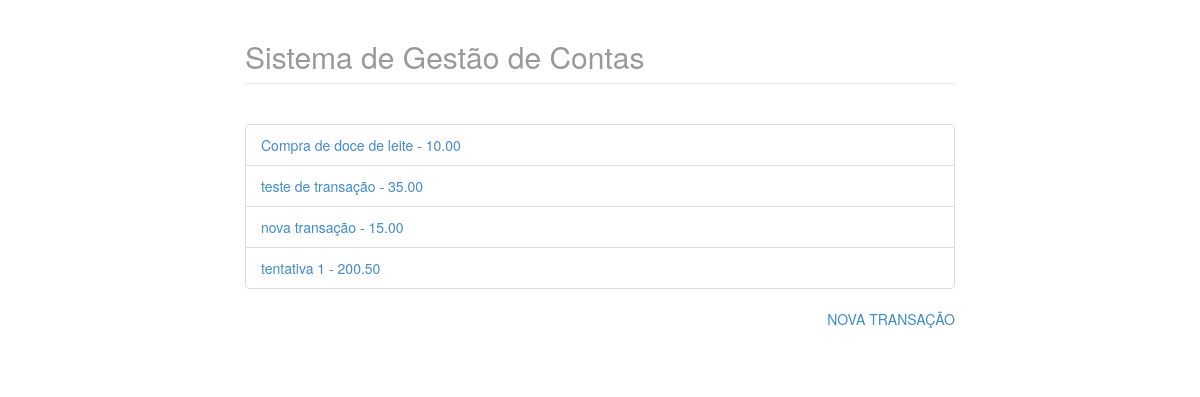
Before: / with the older database file.
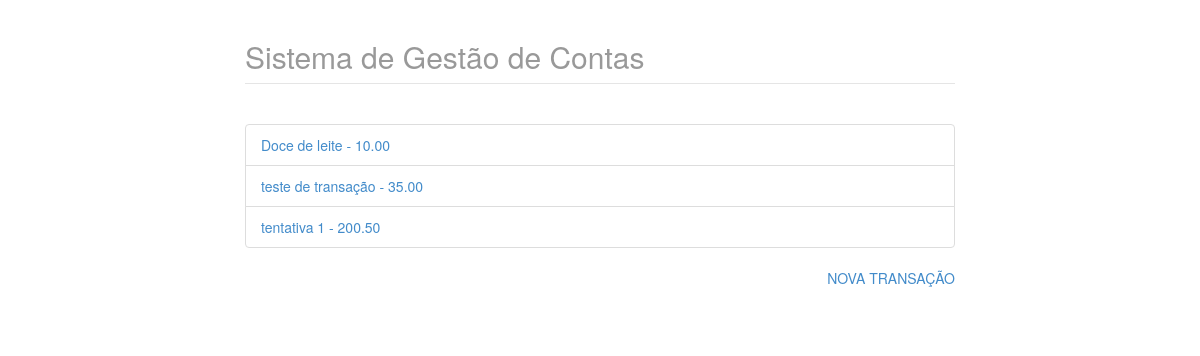
After: the same page with the newer database file.
### contas/models.py (models this page shows, shortened)
class Transacaoes(models.Model):
    data = models.DateTimeField()
    descricao = models.CharField(max_length=250)
    valor = models.DecimalField(max_digits=7, decimal_places=2)
    categoria = models.ForeignKey(Categoria, on_delete=models.CASCADE)
    observacoes = models.TextField(null=True, blank=True)
    class Meta:
        verbose_name_plural = 'Transacoes'

### contas/views.py (the view)
# urls.py: path('', listagem, name='url_listagem'),
def listagem(request):
    data = {}
    data['transacoes'] = Transacaoes.objects.all()
    return render(request, 'listagem.html', data)

### contas/templates/listagem.html
{% extends "base.html" %}
{% load staticfiles %}
{% block body %}
<div class="row">
    <div class="col-lg-12">
    <ul class="list-group">
      {% for cont in transacoes %}
        <li class="list-group-item">
          <a href="{% url 'url_update' cont.id %}">
            {{ cont.descricao }} - {{ cont.valor }}
          </a>
        </li>
      {% endfor %}
    </ul>
    <p>
      <a href="{% url 'url_nova' %}" class="pull-right">NOVA TRANSAÇÃO</a>
    </p>
  </div>
</div>
{% endblock %}

Changed rows visible on the page:
removed Transacaoes: descricao "nova transação", valor "15.00"
changed Transacaoes: descricao "Compra de doce de leite" → "Doce de leite"
